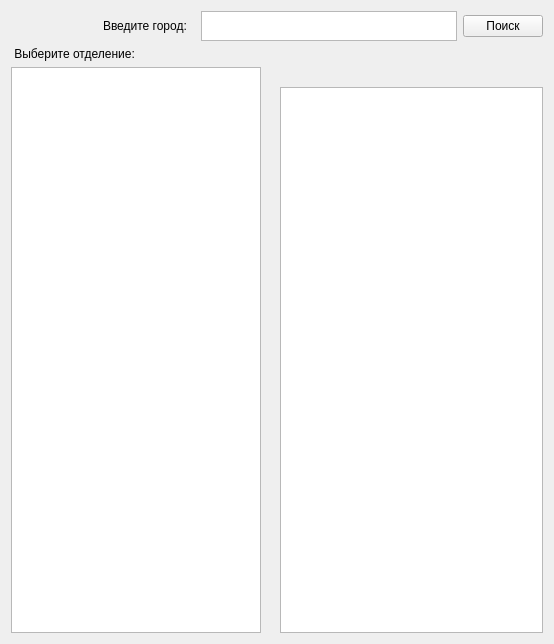
<?xml version="1.0" encoding="UTF-8"?>
<ui version="4.0">
 <class>Form</class>
 <widget class="QWidget" name="Form">
  <property name="geometry">
   <rect>
    <x>0</x>
    <y>0</y>
    <width>554</width>
    <height>644</height>
   </rect>
  </property>
  <property name="windowTitle">
   <string>Form</string>
  </property>
  <property name="accessibleName">
   <string/>
  </property>
  <property name="layoutDirection">
   <enum>Qt::LeftToRight</enum>
  </property>
  <layout class="QGridLayout" name="gridLayout">
   <item row="0" column="0" colspan="2">
    <layout class="QGridLayout" name="gridLayout_5">
     <item row="0" column="2">
      <widget class="QTextEdit" name="cityInput">
       <property name="sizePolicy">
        <sizepolicy hsizetype="Expanding" vsizetype="Maximum">
         <horstretch>0</horstretch>
         <verstretch>0</verstretch>
        </sizepolicy>
       </property>
       <property name="maximumSize">
        <size>
         <width>1000</width>
         <height>30</height>
        </size>
       </property>
      </widget>
     </item>
     <item row="0" column="1">
      <widget class="QLabel" name="label">
       <property name="sizePolicy">
        <sizepolicy hsizetype="Expanding" vsizetype="Preferred">
         <horstretch>0</horstretch>
         <verstretch>0</verstretch>
        </sizepolicy>
       </property>
       <property name="maximumSize">
        <size>
         <width>200</width>
         <height>16777215</height>
        </size>
       </property>
       <property name="text">
        <string>Введите город:</string>
       </property>
      </widget>
     </item>
     <item row="0" column="0">
      <spacer name="horizontalSpacer">
       <property name="orientation">
        <enum>Qt::Horizontal</enum>
       </property>
       <property name="sizeHint" stdset="0">
        <size>
         <width>40</width>
         <height>20</height>
        </size>
       </property>
      </spacer>
     </item>
     <item row="0" column="3">
      <widget class="QPushButton" name="pushButton">
       <property name="text">
        <string>Поиск</string>
       </property>
      </widget>
     </item>
    </layout>
   </item>
   <item row="1" column="0">
    <layout class="QGridLayout" name="gridLayout_3">
     <item row="0" column="0">
      <widget class="QLabel" name="label_2">
       <property name="sizePolicy">
        <sizepolicy hsizetype="Expanding" vsizetype="Preferred">
         <horstretch>0</horstretch>
         <verstretch>0</verstretch>
        </sizepolicy>
       </property>
       <property name="text">
        <string> Выберите отделение:</string>
       </property>
      </widget>
     </item>
     <item row="1" column="0">
      <widget class="QListWidget" name="filialsList">
       <property name="sizePolicy">
        <sizepolicy hsizetype="Expanding" vsizetype="Expanding">
         <horstretch>0</horstretch>
         <verstretch>0</verstretch>
        </sizepolicy>
       </property>
       <property name="maximumSize">
        <size>
         <width>250</width>
         <height>16777215</height>
        </size>
       </property>
      </widget>
     </item>
    </layout>
   </item>
   <item row="1" column="1">
    <layout class="QVBoxLayout" name="verticalLayout">
     <item>
      <widget class="QLabel" name="adress_label">
       <property name="text">
        <string/>
       </property>
      </widget>
     </item>
     <item>
      <widget class="QLabel" name="time_label">
       <property name="text">
        <string/>
       </property>
      </widget>
     </item>
     <item>
      <widget class="QTextEdit" name="exchangeList"/>
     </item>
    </layout>
   </item>
  </layout>
 </widget>
 <resources/>
 <connections/>
</ui>
